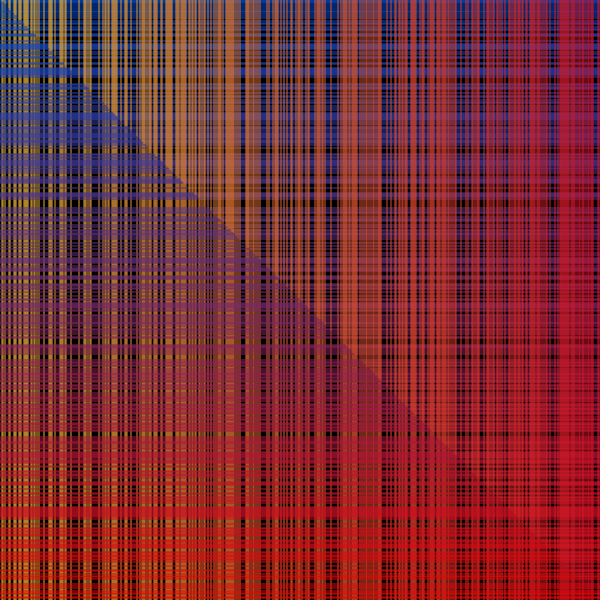
Frame 1 (no input)
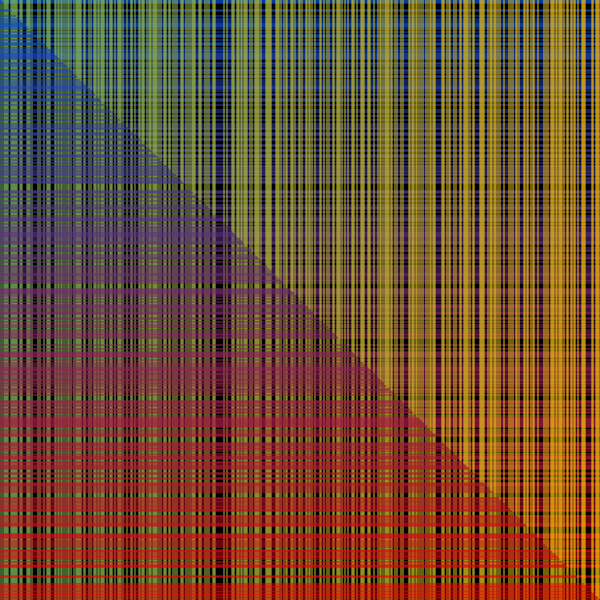
Frame 2 (the mouse pressed at the canvas centre, redrawn once)

The p5.js sketch that drew these frames (run headless with seeded random() and noise() and a simulated clock; the mouse was pressed at the canvas centre and the sketch redrawn once):

// p5.js sketch
// ── sketch.js
let p1, p2
function setup() {
    createCanvas(600, 600)
    noLoop()
}

function draw() {
    p1 = random(cols1)
    p2 = random(cols2)
    background(0)
    strokeWeight(1)
    for (let i = 0; i <= width; i++) {
        let fracX = i / width
        stroke(lerpColor(color(p1[0]), color(p1[1]), fracX))
        if (random() < 0.5) line(i, 0, i, height)
        let fracY = i / height
        stroke(lerpColor(color(p2[0]), color(p2[1]), fracY))
        if (random() < 0.5) line(0, i, width, i)
    }
}

function randi(l, h) {
    return floor(random(l, h + 1))
}

const cols1 = [
    ["#26264A", "#D02B3B"],
    ["#BF2C2B", "#3A0D22"],
    ["#F59A2F", "#FFE055"],
    ["#7EBD61", "#FCBE0B"],
    ["#02789F", "#00A99C"],
    ["#E9B637", "#D31127"],
    ["#3A0D22", "#DADD39"],
    ["#61709C", "#B9CE2F"],
]
const cols2 = [
    ["#0A0A0A", "#FFEC0D"],
    ["#004ED8", "#ED0302"],
    ["#F49880", "#01BFBF"],
    ["#6C119C", "#FF9686"],
    ["#5A5A5A", "#CCED00"],
    ["#0A0A0A", "#FF9C00"],
    ["#008BDE", "#FF9C00"],
]
